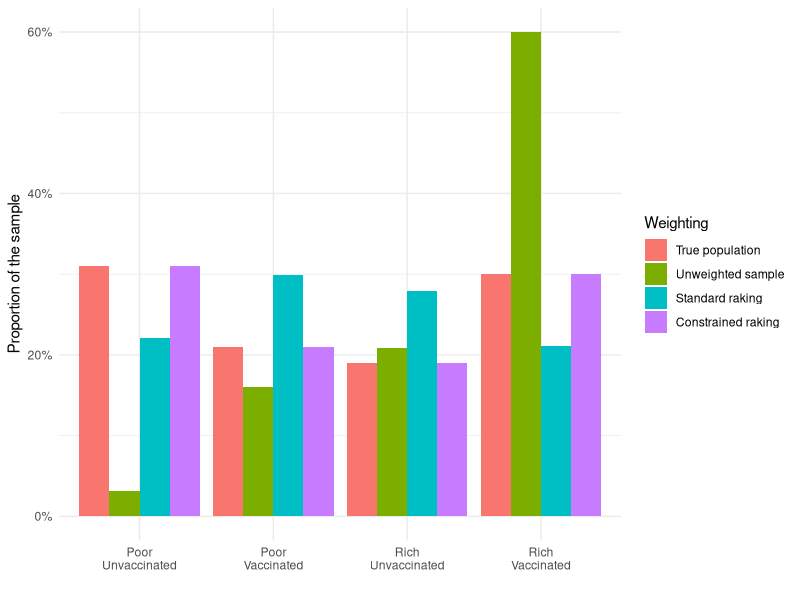
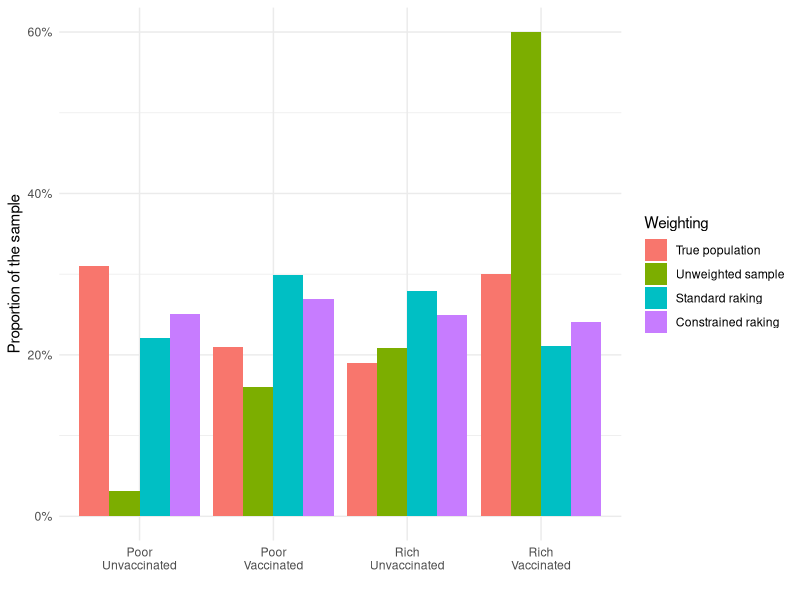

Source code (R) for these figures, in order:
## ---- chunk 1
knitr::opts_chunk$set(collapse = TRUE, echo = F)

rakeTable2 <- function(tab, cs, rs, 
                       iterations = 100, min.wt = 0, 
                       min.cutoff = F) {
  tab.orig <- tab
  for(k in 1:iterations) {
    currentcolsums <- colSums(tab, na.rm = T)
    cs.ratios <- cs / currentcolsums 
    cs.ratios[cs.ratios==Inf] <- 1
    
    for(ii in 1:length(cs.ratios)) {
      tab[, ii] <- tab[, ii] * cs.ratios[ii]
    }
    
    currentrowsums <- rowSums(tab,na.rm = T)
    rs.ratios <- rs / currentrowsums
    
    rs.ratios[rs.ratios==Inf] <- 1
    for(ii in 1:length(rs.ratios)) {
      tab[ii, ] <- tab[ii, ] * rs.ratios[ii]
    }
    diff <- sum(abs(cs - colSums(tab))) +   sum(abs(rs - rowSums(tab)))  
    wts <- tab / tab.orig
    if(min.cutoff) {
      too.low <- wts<min.wt
      if(any(too.low)) {
        upweight.to.min <- (tab.orig[too.low] * min.wt) / (tab.orig[too.low] * wts[too.low])
        
        upweight.to.min.props <- (wts[too.low] * upweight.to.min * tab.orig[too.low])
        
        downweight.rest <- (1-upweight.to.min.props) / sum(tab[!too.low])
        
        wts[too.low] <- wts[too.low] * upweight.to.min
        wts[!too.low] <- wts[!too.low] * downweight.rest
      }
    }
    tab <- wts * tab.orig
  }
  tab[is.na(tab)] <- 0
  return(tab)
}

## ---- chunk 2
props <- matrix(c(0.30, 0.19, 0.21, 0.31),
                nrow = 2, ncol = 2, 
             byrow = T)
cols <- c("Vaccinated", "Unvaccinated")
rows <- c("Rich", "Poor")
col.targets <- colSums(props)
row.targets <- rowSums(props)
names(col.targets) <- cols
names(row.targets) <- rows

raw.rrs <- matrix(c(1, 0.55, 0.38, 0.05), nrow = 2, ncol = 2, 
                byrow = T)
colnames(raw.rrs) <- cols
rownames(raw.rrs) <- rows
rr.multiplier <- 1
rrs <- raw.rrs * rr.multiplier
overall.rr <- sum(rrs * props)
sample.props <- (rrs * props) / overall.rr

colnames(props) <- colnames(rrs) <- colnames(sample.props) <- cols
rownames(props) <- rownames(rrs) <- rownames(sample.props) <- rows
weighted.table.props <- rakeTable2(tab = sample.props, 
                                   cs = col.targets, rs = row.targets, min.cutoff = F)
weighted.table.props2 <- rakeTable2(tab = sample.props, 
                                    cs = col.targets, rs = row.targets, 
                                    min.wt = overall.rr, min.cutoff = T)
true.weights <- props / sample.props
weights <- weighted.table.props / sample.props
weights2 <- weighted.table.props2 / sample.props
## ---- chunk 3
library(knitr)
kable(rrs*100, caption = "Response rates for each subgroup")
## ---- chunk 4
kable(props*100, caption = "True proportions of the population in each subgroup")
## ---- chunk 5
library(scales)
library(reshape2)
sample.prop.to.plot <- melt(sample.props)
sample.prop.to.plot$Group <- paste(sample.prop.to.plot$Var1, sample.prop.to.plot$Var2, sep = "\n")
sample.prop.to.plot$Weighting <- "Unweighted sample"
pop.prop.to.plot <- melt(props)
pop.prop.to.plot$Group <- paste(pop.prop.to.plot$Var1, pop.prop.to.plot$Var2, sep = "\n")
pop.prop.to.plot$Weighting <- "True population"

wt1.prop.to.plot <- melt(weighted.table.props)
wt1.prop.to.plot$Group <- paste(wt1.prop.to.plot$Var1, wt1.prop.to.plot$Var2, sep = "\n")
wt1.prop.to.plot$Weighting <- "Standard raking"

wt2.prop.to.plot <- melt(weighted.table.props2)
wt2.prop.to.plot$Group <- paste(wt2.prop.to.plot$Var1, wt2.prop.to.plot$Var2, sep = "\n")
wt2.prop.to.plot$Weighting <- "Constrained raking"

# sum(pop.prop.to.plot$value)

props.to.plot <- rbind(pop.prop.to.plot, sample.prop.to.plot, wt1.prop.to.plot, wt2.prop.to.plot)
props.to.plot$Weighting <- factor(props.to.plot$Weighting, levels = c("True population", "Unweighted sample", 
                                           "Standard raking", "Constrained raking"))
library(ggplot2)
weight.prop.plot <- ggplot(props.to.plot, aes(x = Group,y = value, 
                                        group = Weighting, 
                                        fill = Weighting)) + 
  geom_bar(stat= "identity", position = "dodge") +
  ylab("Proportion of the sample") + 
  theme_minimal() + xlab("") + scale_y_continuous(labels = percent)
## ---- chunk 6
weight.prop.plot
## ---- chunk 7
rr.multiplier <- 0.8
rrs <- raw.rrs * rr.multiplier
overall.rr <- sum(rrs * props)
sample.props <- (rrs * props) / overall.rr

colnames(props) <- colnames(rrs) <- colnames(sample.props) <- cols
rownames(props) <- rownames(rrs) <- rownames(sample.props) <- rows
weighted.table.props <- rakeTable2(tab = sample.props, 
                                   cs = col.targets, rs = row.targets, min.cutoff = F)
weighted.table.props2 <- rakeTable2(tab = sample.props, 
                                    cs = col.targets, rs = row.targets, 
                                    min.wt = overall.rr, min.cutoff = T)
true.weights <- props / sample.props
weights <- weighted.table.props / sample.props
weights2 <- weighted.table.props2 / sample.props

## ---- chunk 8
kable(rrs*100, caption = "New (more realistic) response rates for each subgroup")
## ---- chunk 9
library(scales)
library(reshape2)
sample.prop.to.plot <- melt(sample.props)
sample.prop.to.plot$Group <- paste(sample.prop.to.plot$Var1, sample.prop.to.plot$Var2, sep = "\n")
sample.prop.to.plot$Weighting <- "Unweighted sample"
pop.prop.to.plot <- melt(props)
pop.prop.to.plot$Group <- paste(pop.prop.to.plot$Var1, pop.prop.to.plot$Var2, sep = "\n")
pop.prop.to.plot$Weighting <- "True population"

wt1.prop.to.plot <- melt(weighted.table.props)
wt1.prop.to.plot$Group <- paste(wt1.prop.to.plot$Var1, wt1.prop.to.plot$Var2, sep = "\n")
wt1.prop.to.plot$Weighting <- "Standard raking"

wt2.prop.to.plot <- melt(weighted.table.props2)
wt2.prop.to.plot$Group <- paste(wt2.prop.to.plot$Var1, wt2.prop.to.plot$Var2, sep = "\n")
wt2.prop.to.plot$Weighting <- "Constrained raking"

# sum(pop.prop.to.plot$value)

props.to.plot <- rbind(pop.prop.to.plot, sample.prop.to.plot, wt1.prop.to.plot, wt2.prop.to.plot)
props.to.plot$Weighting <- factor(props.to.plot$Weighting, levels = c("True population", "Unweighted sample", 
                                           "Standard raking", "Constrained raking"))
library(ggplot2)
weight.prop.plot <- ggplot(props.to.plot, aes(x = Group,y = value, 
                                        group = Weighting, 
                                        fill = Weighting)) + 
  geom_bar(stat= "identity", position = "dodge") +
  ylab("Proportion of the sample") + 
  theme_minimal() + xlab("") + scale_y_continuous(labels = percent)
weight.prop.plot
